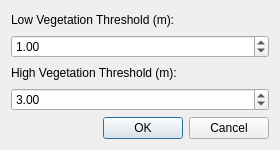
<?xml version="1.0" encoding="UTF-8"?>
<ui version="4.0">
    <class>VegetationThresholdsForm</class>
    <widget class="QDialog" name="VegetationThresholdsForm">
        <property name="geometry">
            <rect>
                <x>0</x>
                <y>0</y>
                <width>280</width>
                <height>150</height>
            </rect>
        </property>
        <property name="windowTitle">
            <string>Vegetation Thresholds</string>
        </property>
        <layout class="QVBoxLayout" name="verticalLayout">
            <item>
                <widget class="QLabel" name="labelLow">
                    <property name="text">
                        <string>Low Vegetation Threshold (m):</string>
                    </property>
                </widget>
            </item>
            <item>
                <widget class="QDoubleSpinBox" name="spinLow">
                    <property name="minimum">
                        <double>0.10</double>
                    </property>
                    <property name="maximum">
                        <double>100.00</double>
                    </property>
                    <property name="singleStep">
                        <double>0.10</double>
                    </property>
                    <property name="value">
                        <double>1.00</double>
                    </property>
                </widget>
            </item>
            <item>
                <widget class="QLabel" name="labelHigh">
                    <property name="text">
                        <string>High Vegetation Threshold (m):</string>
                    </property>
                </widget>
            </item>
            <item>
                <widget class="QDoubleSpinBox" name="spinHigh">
                    <property name="minimum">
                        <double>0.10</double>
                    </property>
                    <property name="maximum">
                        <double>100.00</double>
                    </property>
                    <property name="singleStep">
                        <double>0.10</double>
                    </property>
                    <property name="value">
                        <double>3.00</double>
                    </property>
                </widget>
            </item>
            <item>
                <widget class="QDialogButtonBox" name="buttonBox">
                    <property name="orientation">
                        <enum>Qt::Horizontal</enum>
                    </property>
                    <property name="standardButtons">
                        <set>QDialogButtonBox::Cancel|QDialogButtonBox::Ok</set>
                    </property>
                </widget>
            </item>
        </layout>
    </widget>
    <resources/>
    <connections/>
</ui>
